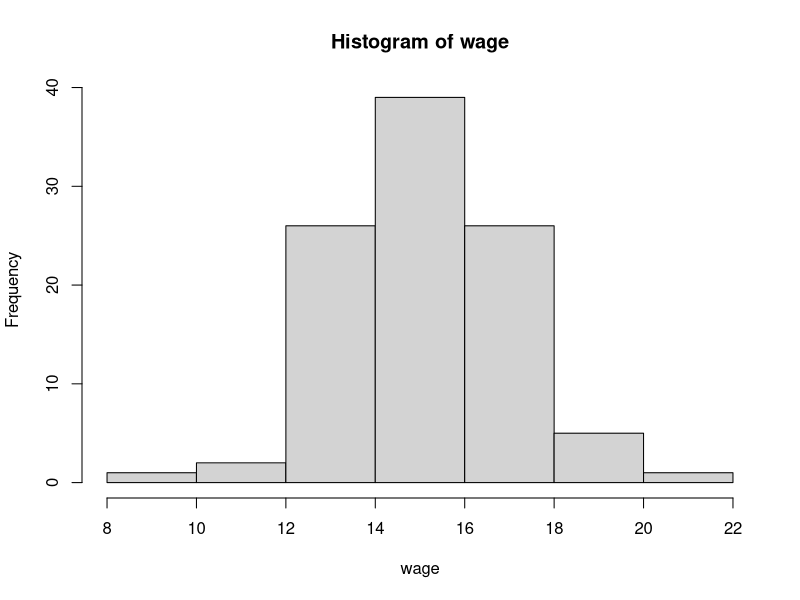
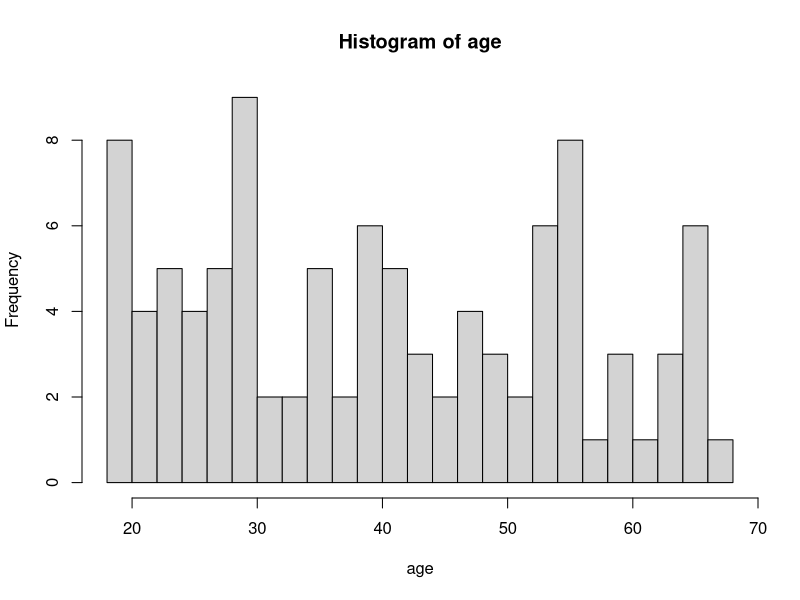

The R script that drew these images, in order:
#getwd() - prints the current working directory
#setwd() - set the new working directory where you usually keep files

#library(help = "datasets") #many datasets are built into R
  #for example the "islands" dataset
# >islands
  #Africa Antarctica Asia
  #1111   7000      11345
#useful arithmetic funcitons
  #min max mean median quantile war sd range
  #length() - finds number of elements in a vector
    #you can use this for the seq() function to alter elements (same with forloops)


rm(list = ls()) #removing all variables

#subsetting Vectors
  x <- c(3,4,2,1,10,7)
  x[1]  
  # [1] 3
  x[3]
  # [1] 2 
  x[1:5]
  # [1]  3  4  2  1 10
  x[c(2,5)]
  # [1]  4 10
  x[-c(2,4)]
  # [1]  3  2 10  7
  
  
#Logical Value (T or F)
passed <- TRUE
x_1 <- 2
y <- 3
# != 
# ==
# '|' or


x_1 > 0 & y > 0
# [1] TRUE

v = c(1:5)
v < 2
#[1]  TRUE FALSE FALSE FALSE FALSE



day <- c("Sun","Mon","Tues", "Wed", "Thurs", "Fri", "Sat")
rain <- c("Yes", "Yes", "Yes", "Yes", "Yes","Yes", "No")
snow <- c("No", "No", "No", "Yes", "No","No", "No")

#if it rains (or rain is equal to "Yes")
rain == "Yes"
# [1]  TRUE  TRUE  TRUE  TRUE  TRUE  TRUE FALSE


#Conditional Subsetting
day[rain == "Yes"]
#[1] "Sun"   "Mon"   "Tues"  "Wed"   "Thurs" "Fri" 
day[snow == "Yes"]
#[1] "Wed"

#how many days did it rain this week
sum(rain == "Yes")

#which element(s) are TRUE
which(snow == "Yes")

#any function
any(c(TRUE,FALSE,FALSE,FALSE))



k <- c(3,2,15,-1,22,1,9,17,5)

#display first and last values
k[1]
# 3
k[length(k)]
# 5

#display values that are greater than the mean of k
k > mean(k)
#[1] FALSE FALSE  TRUE FALSE  TRUE FALSE  TRUE  TRUE FALSE
k[k > mean(k)]
#[1] 15 22  9 17

#display the positions of those values above
which(k > mean(k))
#[1] 3 5 7 8

#are all values positive
all(k > 0)
#FALSE


#Random Numbers
  #Uniform runif()
  #Normal rnorm()

ran <- runif(n = 10) # random numbers between 0 and 1
rany <- rnorm(n = 10) 

age <- runif(n=100, min=18, max=70)
wage <- rnorm(100, mean = 15, sd = 2)

mean(wage)
sd(wage)

hist(wage)
hist(age, breaks = 20)

#fix the randomness

set.seed(310) #gives you the same random output as other users
runif(4)

#sample
set.seed(310)
sample(1:10,
       size = 5,
       replace = TRUE)

#replace variable allows numbers to be repeated
#[1] 9 1 4 8 3

x<-c(2,4,3,1)
which(x>3)
#factor function
genre <- c("Drama", "Sci-fi", "Thriller", "Action", "Comedy")
is.factor(genre)
#false
genre.fac <- factor(genre)
genre.fac

is.factor(genre.fac)
#true
#this is a way to give labels to your numerical values

indx <- 1:length(wage)
wage.data <- data.frame(indx, age, wage)








